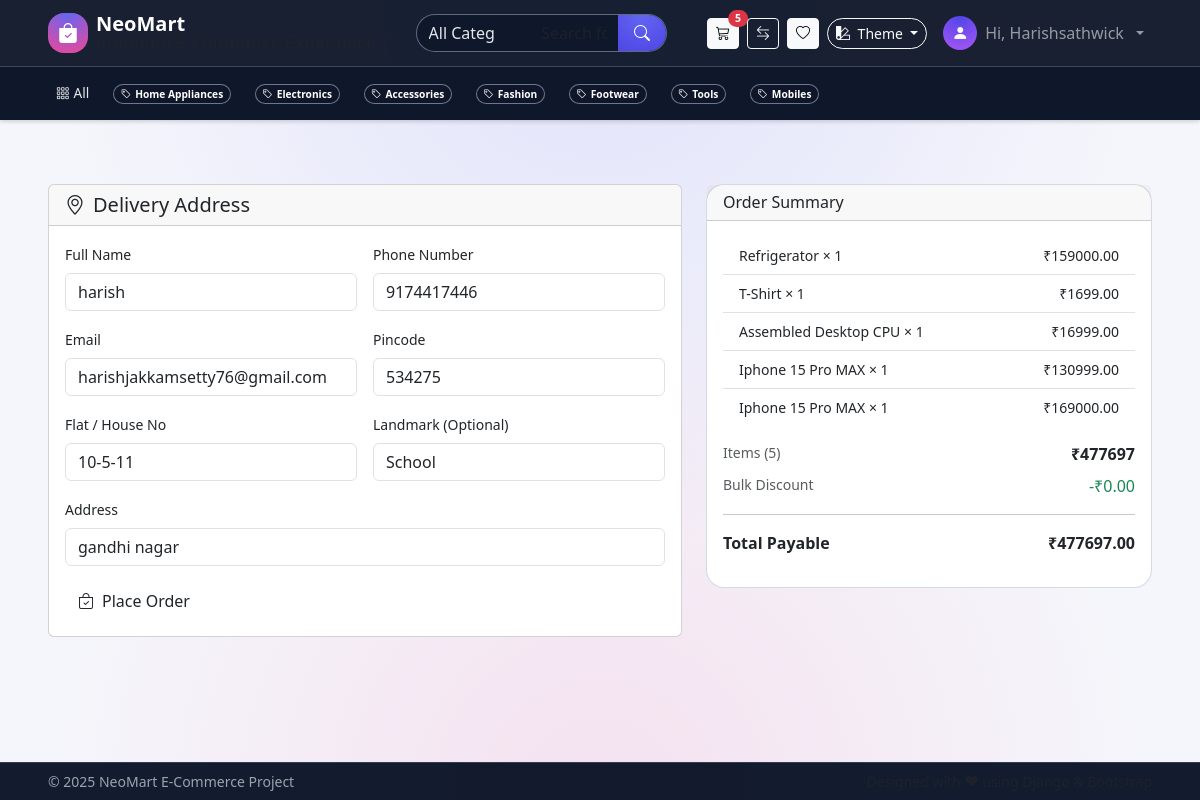
The app's page /checkout/ (signed in) with its own data.
### shop/models.py (models this page shows, shortened)
class Category(models.Model):
    name = models.CharField(max_length=100, unique=True)
    slug = models.SlugField(unique=True)
    icon = models.CharField(max_length=50, blank=True)
    class Meta:
        verbose_name_plural = "Categories"

class Address(models.Model):
    user = models.ForeignKey(User, on_delete=models.CASCADE, related_name='addresses')
    full_name = models.CharField(max_length=200)
    phone = models.CharField(max_length=20)
    email = models.EmailField()
    pincode = models.CharField(max_length=10)
    address_line = models.CharField(max_length=255)
    flat_house_no = models.CharField(max_length=100)
    landmark = models.CharField(max_length=255, blank=True)
    created_at = models.DateTimeField(auto_now_add=True)
    is_default = models.BooleanField(default=False)

class CartItem(models.Model):
    user = models.ForeignKey(User, on_delete=models.CASCADE, related_name='cart_items')
    product = models.ForeignKey(Product, on_delete=models.CASCADE)
    variant = models.ForeignKey(
        'ProductVariant',           # string because ProductVariant is defined later
        on_delete=models.SET_NULL,
        null=True,
        blank=True,
        related_name='cart_items'
    )
    quantity = models.PositiveIntegerField(default=1)
    added_at = models.DateTimeField(auto_now_add=True)
    class Meta:
        unique_together = ('user', 'product', 'variant')
    @property
    def subtotal(self):
        price = self.variant.price if self.variant else self.product.price
        return price * self.quantity

class Product(models.Model):
    category = models.ForeignKey(Category, on_delete=models.CASCADE, related_name='products')
    name = models.CharField(max_length=200)
    slug = models.SlugField(unique=True)
    short_description = models.CharField(max_length=255, blank=True)
    description = models.TextField(blank=True)
    price = models.DecimalField(max_digits=10, decimal_places=2)
    stock = models.PositiveIntegerField(default=0)
    image = models.ImageField(upload_to='products/', blank=True, null=True)
    rating = models.FloatField(default=4.5)
    is_hot_deal = models.BooleanField(default=False)
    is_top_deal = models.BooleanField(default=False)
    created_at = models.DateTimeField(auto_now_add=True)

class ProductVariant(models.Model):
    product = models.ForeignKey(Product, related_name="variants", on_delete=models.CASCADE)
    variant_type = models.ForeignKey(VariantType, on_delete=models.CASCADE)
    value = models.CharField(max_length=50)
    price = models.DecimalField(max_digits=10, decimal_places=2)
    stock = models.PositiveIntegerField(default=0)

### shop/views.py (the view)
# urls.py: path('checkout/', views.checkout, name='checkout'),
@login_required
def checkout(request):
    cart_items = CartItem.objects.filter(user=request.user)
    if not cart_items.exists():
        messages.warning(request, "Your cart is empty.")
        return redirect('product_list')
    total = sum(item.subtotal for item in cart_items) or Decimal('0.00')
    bulk_discount = Decimal('0.00')
    total_items = sum(item.quantity for item in cart_items) or 0
    if total_items > 5:
        bulk_discount = total * Decimal('0.20')
        total -= bulk_discount
    if request.method == 'POST':
        form = AddressForm(request.POST)
        if form.is_valid():
            address = form.save(commit=False)
            address.user = request.user
            address.is_default = True
            address.save()
            order_id = uuid.uuid4().hex[:10].upper()
            order = Order.objects.create(
                user=request.user,
                address=address,
                order_id=order_id,
                total_amount=total,
            )
            for item in cart_items:
                OrderItem.objects.create(
                    order=order,
                    product=item.product,
                    quantity=item.quantity,
                    price=item.product.price,
                )
                item.product.stock = max(0, item.product.stock - item.quantity)
                item.product.save()
            cart_items.delete()
            messages.success(request, f"Order {order.order_id} placed successfully!")
            return redirect('order_success', order_id=order.order_id)
    else:
        default_address = Address.objects.filter(user=request.user, is_default=True).first()
        initial = {}
        if default_address:
            initial = {
                'full_name': default_address.full_name,
                'address_line': default_address.address_line,
                'flat_house_no': default_address.flat_house_no,
                'landmark': default_address.landmark,
                'phone': default_address.phone,
                'email': default_address.email,
                'pincode': default_address.pincode,
            }
        form = AddressForm(initial=initial)
    return render(request, 'shop/checkout.html', {
        'cart_items': cart_items,
        'total': total,
        'bulk_discount': bulk_discount,
        'total_items': total_items,
        'form': form,
    })

### templates/shop/checkout.html (shortened to what this page needs)
{% extends 'shop/base.html' %}{% block title %}Checkout - NeoMart{% endblock %}{% block content %}
<div class="mt-5 pt-4 checkout-page">
  <div class="row g-4">
    <div class="col-lg-7">
      <div class="card">
        <div class="card-header">
          <h5 class="mb-0"><i class="bi bi-geo-alt me-2"></i>Delivery Address</h5>
        </div>
        <div class="card-body">
          <form method="post" novalidate>
            <div class="row g-3">
              <div class="col-md-6"><label class="form-label small">Full Name</label>{{ form.full_name }}</div>
              <div class="col-md-6"><label class="form-label small">Phone Number</label>{{ form.phone }}</div>
              <div class="col-md-6"><label class="form-label small">Email</label>{{ form.email }}</div>
              <div class="col-md-6"><label class="form-label small">Pincode</label>{{ form.pincode }}</div>
              <div class="col-md-6"><label class="form-label small">Flat / House No</label>{{ form.flat_house_no }}</div>
              <div class="col-md-6"><label class="form-label small">Landmark (Optional)</label>{{ form.landmark }}</div>
              <div class="col-12"><label class="form-label small">Address</label>{{ form.address_line }}</div>
            </div>
            <button type="submit" class="btn btn-hero-primary mt-3">
              <i class="bi bi-bag-check me-2"></i>Place Order
            </button>
          </form>
        </div>
      </div>
    </div>
    <div class="col-lg-5">
      <div class="card summary-card">
        <div class="card-header"><h6 class="mb-0">Order Summary</h6></div>
        <div class="card-body">
          <ul class="list-group list-group-flush mb-3">
            {% for item in cart_items %}
              <li class="list-group-item d-flex justify-content-between align-items-center small">
                <span>{{ item.product.name|truncatechars:30 }} × {{ item.quantity }}</span>
                <span>₹{{ item.subtotal }}</span>
              </li>
            {% endfor %}
          </ul>
          <div class="d-flex justify-content-between mb-2">
            <span class="text-muted small">Items ({{ total_items }})</span>
            <span class="fw-semibold">₹{{ total|add:bulk_discount }}</span>
          </div>
          <div class="d-flex justify-content-between mb-2">
            <span class="text-muted small">Bulk Discount</span>
            <span class="text-success">-₹{{ bulk_discount }}</span>
          </div>
          <hr>
          <div class="d-flex justify-content-between mb-3">
            <span class="fw-semibold">Total Payable</span>
            <span class="fw-bold">₹{{ total }}</span>
          </div>
        </div>
      </div>
    </div>
  </div>
</div>
{% endblock %}

### templates/shop/base.html (shortened to what this page needs)
{% load static %}
<!DOCTYPE html>
<html lang="en"
      data-theme="{{ current_theme|default:'light' }}"
      data-bs-theme="{% if current_theme == 'dark' %}dark{% else %}light{% endif %}">
<head>
    <link href="https://cdn.jsdelivr.net/npm/bootstrap@5.3.3/dist/css/bootstrap.min.css" rel="stylesheet">
    <link rel="stylesheet" href="https://cdn.jsdelivr.net/npm/bootstrap-icons@1.11.3/font/bootstrap-icons.css">
    <link rel="stylesheet" href="{% static 'css/custom_style.css' %}">
</head>
<body class="app-body">
<header class="fixed-top shadow-sm app-header">
    <nav class="navbar navbar-expand-lg main-navbar navbar-dark">
        <div class="container-fluid px-3 px-md-5">
            <a class="navbar-brand d-flex align-items-center gap-2" href="{% url 'home' %}">
                <div class="brand-logo d-flex align-items-center justify-content-center">
                    <i class="bi bi-bag-check-fill"></i>
                </div>
                <div class="d-flex flex-column lh-1">
                    <span class="fw-bold brand-title">NeoMart</span>
                    <small class="brand-subtitle d-none d-md-inline text-muted">
                        Premium E-Commerce Experience
                    </small>
                </div>
            </a>
            <div class="collapse navbar-collapse" id="mainNavbar">
                <form method="get"
                      action="{% url 'product_list' %}"
                      class="mx-lg-4 mt-3 mt-lg-0 flex-grow-1 search-wrapper d-flex">
                    <div class="search-intel position-relative w-100">
                        <div class="input-group search-bar">
                            <select class="form-select search-category" name="category">
                                <option value="">All Categories</option>
                            </select>
                            <input type="text"
                                   class="form-control search-input"
                                   name="q"
                                   placeholder="Search for CPUs, T-Shirts, Headphones..."
                                   autocomplete="off">
                            <button class="btn btn-search" type="submit">
                                <i class="bi bi-search"></i>
                            </button>
                        </div>
                    </div>
                </form>
                <ul class="navbar-nav ms-lg-3 align-items-lg-center mt-3 mt-lg-0">
                    <li class="nav-item me-2 d-flex">
                    <button class="btn btn-light btn-sm position-relative"
                            type="button"
                            data-bs-toggle="offcanvas"
                            data-bs-target="#miniCartOffcanvas"
                            aria-controls="miniCartOffcanvas">
                        <i class="bi bi-cart3"></i>
                        {% if mini_cart_count > 0 %}
                        <span class="badge rounded-pill bg-danger position-absolute top-0 start-100 translate-middle">
                            {{ mini_cart_count }}
                        </span>
                        {% endif %}
                    </button>
                    </li>
                    <li class="nav-item me-2 d-flex">
                        <a href="{% url 'compare_view' %}" class="btn btn-outline-light btn-sm position-relative">
                            <i class="bi bi-arrow-left-right"></i>
                        </a>
                    </li>
                    <li class="nav-item me-2 d-flex">
                        <a href="{% url 'wishlist' %}" class="btn btn-light btn-sm position-relative">
                            <i class="bi bi-heart"></i>
                        </a>
                    </li>
                    <li class="nav-item dropdown me-2 theme-switcher">
                        <button class="btn btn-outline-light btn-sm dropdown-toggle rounded-pill"
                                data-bs-toggle="dropdown">
                            <i class="bi bi-palette2 me-1"></i> Theme
                        </button>
                    </li>
                    {% if user.is_authenticated %}
                        <li class="nav-item dropdown">
                            <a class="nav-link d-flex align-items-center gap-2 dropdown-toggle"
                               href="#"
                               data-bs-toggle="dropdown">
                                <div class="avatar-circle">
                                    <i class="bi bi-person-fill"></i>
                                </div>
                                <span class="d-none d-lg-inline">
                                    Hi, {{ user.username|title }}
                                </span>
                            </a>
                        </li>
                    {% endif %}
                </ul>
            </div>
        </div>
    </nav>
    <nav class="navbar navbar-expand-lg category-navbar navbar-dark shadow-sm">
        <div class="container-fluid px-3 px-md-5">
            <div class="collapse navbar-collapse" id="categoryNavbar">
                <ul class="navbar-nav me-auto category-scroll flex-row flex-nowrap">
                    <li class="nav-item">
                        <a class="nav-link category-link {% if request.resolver_match.url_name == 'product_list' %}active{% endif %}"
                           href="{% url 'product_list' %}">
                            <i class="bi bi-grid-3x3-gap me-1"></i>All
                        </a>
                    </li>
                    {% for cat in nav_categories %}
                        <li class="nav-item">
                            <a class="nav-link category-link"
                               href="{% url 'product_list_by_category' cat.slug %}">
                                <span class="badge rounded-pill category-pill">
                                    <i class="bi bi-tag me-1"></i>{{ cat.name }}
                                </span>
                            </a>
                        </li>
                    {% empty %}
                        <li class="nav-item">
                            <span class="nav-link text-muted small">
                                Categories coming soon...
                            </span>
                        </li>
                    {% endfor %}
                </ul>
            </div>
        </div>
    </nav>
</header>
<main class="app-main container-fluid px-3 px-md-5">
    {% block content %}{% endblock %}
</main>
<footer class="app-footer mt-auto py-2">
    <div class="container-fluid px-3 px-md-5 d-flex flex-column flex-md-row justify-content-between align-items-center small">
        <span>&copy; 2025 NeoMart E-Commerce Project</span>
        <span class="text-muted">
        </span>
    </div>
</footer>
</body>
</html>

### records on screen
Category: name "Home Appliances"
Category: name "Electronics"
Category: name "Accessories"
Category: name "Fashion"
Category: name "Footwear"
Category: name "Tools"
Category: name "Mobiles"
Address: full_name "harish", phone "9174417446", email "harishjakkamsetty76@gmail.com", pincode "534275", flat_house_no "10-5-11", landmark "School", address_line "gandhi nagar"
CartItem: product.name "Refrigerator", quantity "1", subtotal "159000.00"
CartItem: product.name "T-Shirt", quantity "1", subtotal "1699.00"
CartItem: product.name "Assembled Desktop CPU", quantity "1", subtotal "16999.00"
CartItem: product.name "Iphone 15 Pro MAX", quantity "1", subtotal "130999.00"
CartItem: product.name "Iphone 15 Pro MAX", quantity "1", subtotal "169000.00"

### other values on screen
{{ mini_cart_count }} "5"
{{ user.username|title }} "Harishsathwick"
{{ total_items }} "5"
{{ total|add:bulk_discount }} "477697"
{{ bulk_discount }} "0.00"
{{ total }} "477697.00"
